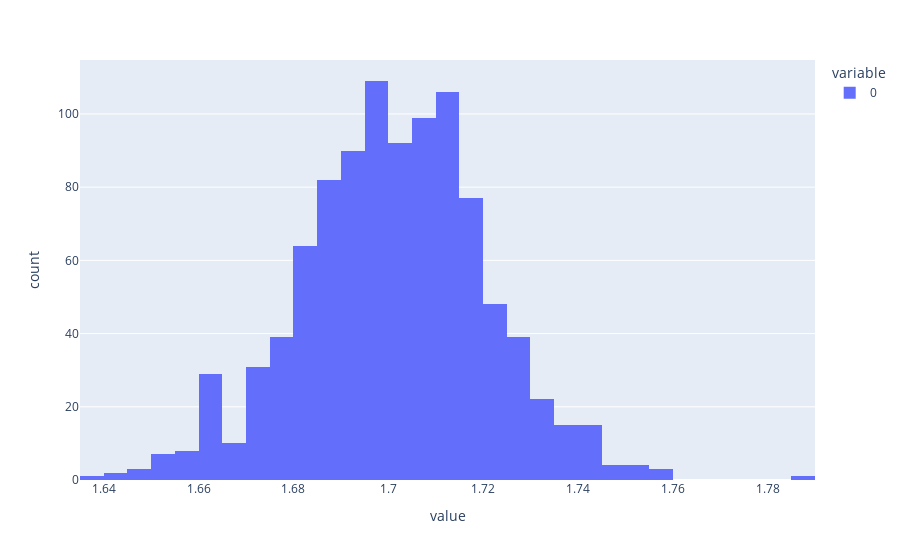

Notebook cell for this chart:
### Code cell
px.histogram(a3s)

### Figure 1 — Plotly figure (JSON) as saved in the notebook; plotly's stock layout.template omitted (floating-point values rounded to 4 significant figures; data arrays with more than 128 entries replaced by an {"elided": "..."} marker saying what was removed)
{"data": [{"alignmentgroup": "True", "bingroup": "x", "hovertemplate": "variable=0<br>value=%{x}<br>count=%{y}<extra></extra>", "legendgroup": "0", "marker": {"color": "#636efa", "pattern": {"shape": ""}}, "name": "0", "offsetgroup": "0", "orientation": "v", "showlegend": true, "type": "histogram", "x": {"elided": "1000 float values"}, "xaxis": "x", "yaxis": "y"}], "layout": {"barmode": "relative", "legend": {"title": {"text": "variable"}, "tracegroupgap": 0}, "margin": {"t": 60}, "xaxis": {"anchor": "y", "domain": [0, 1], "title": {"text": "value"}}, "yaxis": {"anchor": "x", "domain": [0, 1], "title": {"text": "count"}}}}
